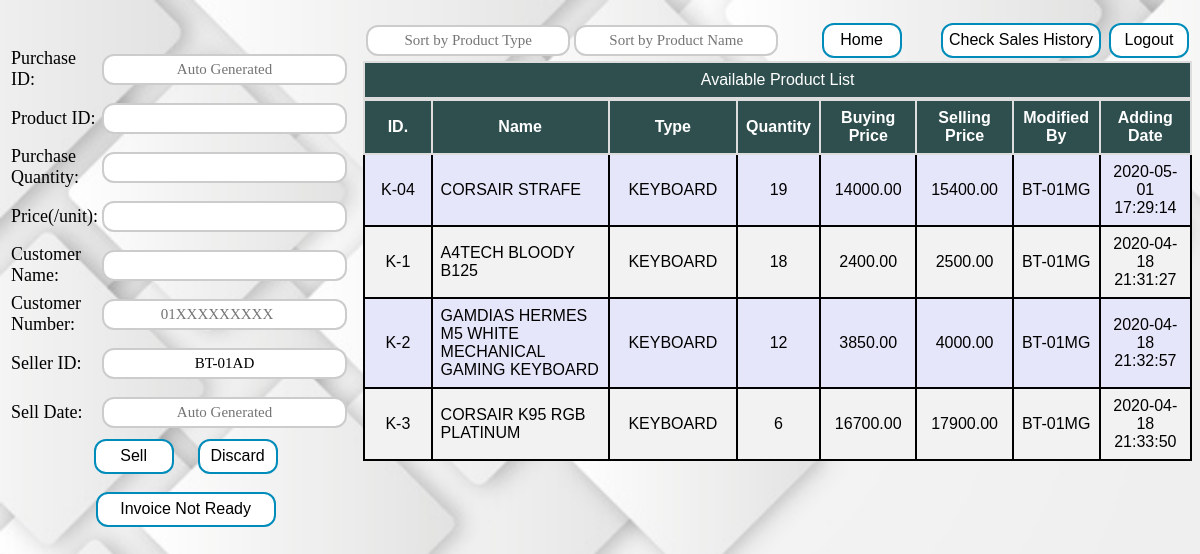
Page /Pages/sellProduct.php (signed in) on the earlier database version.
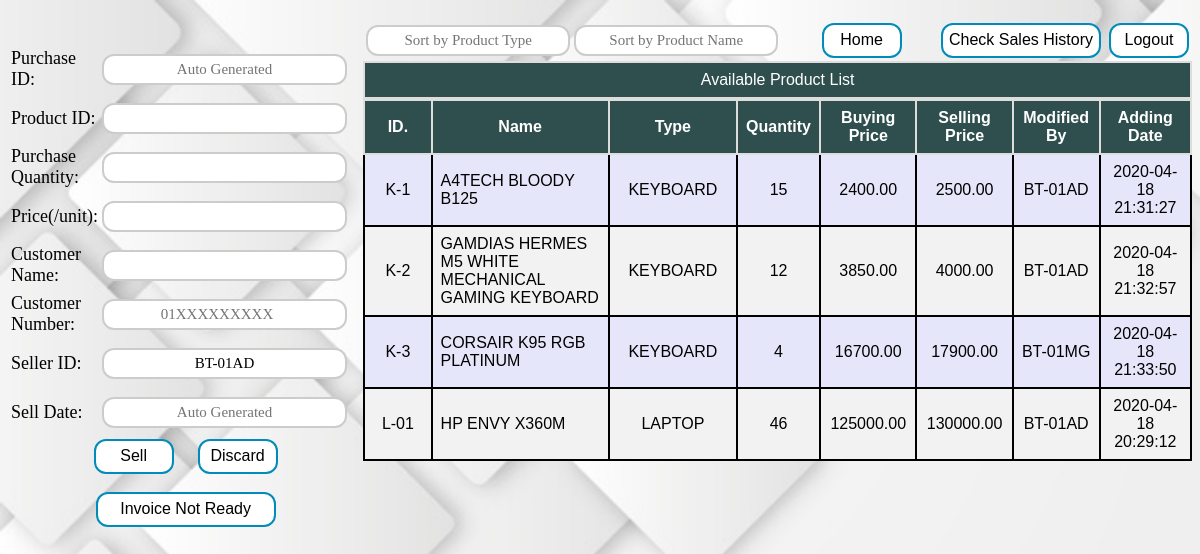
Same page on the later database version.
### tables this page shows
CREATE TABLE `product` (
  `PID` varchar(15) NOT NULL,
  `P_NAME` varchar(50) NOT NULL,
  `TYPE` varchar(20) NOT NULL,
  `AVAILABILITY` varchar(20) NOT NULL DEFAULT 'AVAILABLE',
  `QUANTITY` int(15) NOT NULL,
  `BUY_PRICE` double(10,2) NOT NULL,
  `SELL_PRICE` double(10,2) NOT NULL,
  `MOD_BY` varchar(15) NOT NULL,
  `Add_PDate` datetime NOT NULL DEFAULT current_timestamp()
);

### DB Handler/DBC.php (called while the page is built, shortened)
<?php
$serverName="localhost";
$userName="root";
$password="";
$dbName="btweb";
function get($query)
{
	$data=array();
	global $serverName,$userName,$password,$dbName;
	try
	{
		$conn=mysqli_connect($serverName,$userName,$password,$dbName);
		$result=mysqli_query($conn,$query);
		if(mysqli_num_rows($result) > 0)
		{
			while($row=mysqli_fetch_assoc($result))
			{
				$entity=array();
				foreach($row as $k=>$v)
				{
					$entity[$k]=$row[$k];
				}
				$data[]=$entity;
			}
		}
		return $data;
	}
	catch (Exception $e)
	{
		throw $e->getMessage();
		return $data;
		mysqli_close($conn);
	}
}
?>

### DB Handler/productDB.php (called while the page is built, shortened)
<?php
require_once 'DBC.php';
function loadTable()
{
	$result=null;
	try
	{
		$query="SELECT * FROM `product` WHERE `AVAILABILITY` = 'AVAILABLE' ORDER BY `TYPE`,`PID`;";
		$result=get($query);
		return $result;
	}
	catch (Exception $e)
	{
		throw $e->getMessage();
		return $result;
	}
}
?>

### Page Controllers/sellProductController.php (the view, shortened to what this page needs)
<?php
require_once '../DB Handler/productDB.php';
function showTable()
{
	if(empty($_POST["srchProdTF"]))
	{
		$table=loadTable();
		if($table != null)
		{
			foreach($table as $data)
			{
				echo "<tr>";
				echo "<td align='middle'>".$data["PID"]."</td>";
				echo "<td>".$data["P_NAME"]."</td>";
				echo "<td align='middle'>".$data["TYPE"]."</td>";
				echo "<td align='middle'>".$data["QUANTITY"]."</td>";
				echo "<td align='middle'>".$data["BUY_PRICE"]."</td>";
				echo "<td align='middle'>".$data["SELL_PRICE"]."</td>";
				echo "<td align='middle'>".$data["MOD_BY"]."</td>";
				echo "<td align='middle'>".$data["Add_PDate"]."</td>";
				echo "</tr>";
			}
		}
		else
		{
			echo "<tr> <td colspan='8' align='middle'> NO DATA FOUND </td> </tr>";
		}
	}
}
?>

Differences in the rows shown:
no longer on this page (row edited): product: PID "K-04", P_NAME "CORSAIR STRAFE", TYPE "KEYBOARD", QUANTITY "19", BUY_PRICE "14000.00", SELL_PRICE "15400.00", MOD_BY "BT-01MG", Add_PDate "2020-05-01 17:29:14"
changed product "A4TECH BLOODY B125": QUANTITY "18" → "15"; MOD_BY "BT-01MG" → "BT-01AD"
changed product "GAMDIAS HERMES M5 WHITE MECHANICAL GAMING KEYBOARD": MOD_BY "BT-01MG" → "BT-01AD"
changed product "CORSAIR K95 RGB PLATINUM": QUANTITY "6" → "4"
now on this page (row edited): product: PID "L-01", P_NAME "HP ENVY X360M", TYPE "LAPTOP", QUANTITY "46", BUY_PRICE "125000.00", SELL_PRICE "130000.00", MOD_BY "BT-01AD", Add_PDate "2020-04-18 20:29:12"
